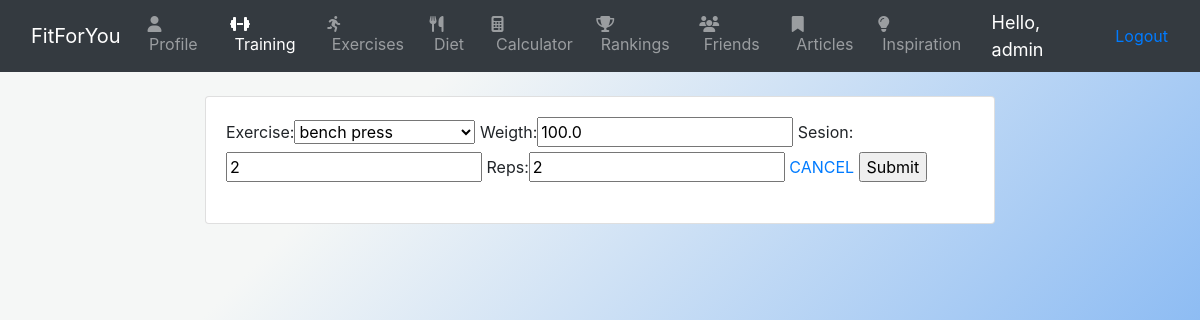
Screenshot of /updateTraining/2 (signed in) with the database file from the repository.
### Workout/models.py (models this page shows, shortened)
class Training(models.Model):
    date = models.DateTimeField(auto_now_add=True, null=True)
    exercise = models.ForeignKey(
        Exercises, null=True, on_delete=models.SET_NULL)
    customer = models.ForeignKey(
        Customer, null=True, on_delete=models.SET_NULL)
    weigth = models.FloatField(validators=[MinValueValidator(0), MaxValueValidator(500)],null=True)
    sesion = models.IntegerField(validators=[MinValueValidator(0), MaxValueValidator(100)],null=True)
    reps = models.IntegerField(validators=[MinValueValidator(0), MaxValueValidator(500)],null=True)

### Workout/views.py (the view)
# urls.py: path('updateTraining/<str:pk>',views.updateTraining, name='updateTraining'),
@login_required(login_url='main')
def updateTraining(request,pk):
    training = Training.objects.get(id=pk)
    form = TrainingForm(instance = training)
    if request.method == "POST":
        form = TrainingForm(request.POST, instance = training)
        if form.is_valid():
            training.save()
        return redirect('training')
    context ={'form' :form}
    return render(request,'Workout/updateTraining.html',context)

### Workout/forms.py
class TrainingForm(ModelForm):
   class Meta:
      model = Training
      fields = ['exercise','weigth','sesion','reps']
   def __init__(self, *args, **kwargs):
        super(TrainingForm, self).__init__(*args, **kwargs)
        for visible in self.visible_fields():
            visible.field.widget.attrs['class'] = 'weight_input'

### Workout/models.py (called while the page is built)
    def __str__(self):
        return self.name

### Workout/templates/Workout/updateTraining.html (shortened to what this page needs)
<link rel="stylesheet" href="https://stackpath.bootstrapcdn.com/bootstrap/4.4.1/css/bootstrap.min.css"
>
<link rel="stylesheet" href="https://cdnjs.cloudflare.com/ajax/libs/font-awesome/4.7.0/css/font-awesome.min.css">
<nav class="navbar navbar-expand-lg navbar-dark bg-dark">
    <div class="container mx-auto">
        <a class="navbar-brand" href="{% url 'main' %}">FitForYou</a>
        <div class="collapse navbar-collapse" id="navbarSupportedContent">
            <div class="navbar-nav">
                <a class="nav-item nav-link" href="{% url 'profile' %}"><i class="fa fa-fw fa-user"></i>&nbsp;Profile
                    <span class="sr-only">(current)</span></a>
                <a class="nav-item nav-link active" href="{% url 'training' %}"><i class="fas fa-dumbbell"></i>&nbsp;Training</a>
                <a class="nav-item nav-link" href="{% url 'exercises'%}"><i class="fas fa-running"></i>&nbsp;Exercises</a>
                <a class="nav-item nav-link" href="{% url 'diet' %}"><i class="fas fa-utensils"></i>&nbsp;Diet</a>
                <a class="nav-item nav-link" href="{% url 'calculator'%}"><i class="fas fa-calculator"></i>&nbsp;Calculator</a>
                <a class="nav-item nav-link" href="{% url 'rankings'%}"><i class="fas fa-trophy"></i>&nbsp;Rankings</a>
                <a class="nav-item nav-link" href="{% url 'friends'%}"><i class="fas fa-users"></i>&nbsp;Friends</a>
                <a class="nav-item nav-link" href="{% url 'articles'%}"><i class="fas fa-bookmark"></i>&nbsp;Articles</a>
                <a class="nav-item nav-link" href="{% url 'inspiration'%}"><i class="fas fa-lightbulb"></i>&nbsp;Inspiration</a>
            </div>
        </div>
    </div>
    <span class="hello-msg">Hello, {{request.user}}</span>
    <span><a class="nav-item nav-link" href="{% url 'logout' %}"">Logout</a></span>
</nav>
<div class="row">
    <div class="col-md-2">
    </div>
    <div class="col-md-8">
        <div class="card card-body">
            <form method="POST">
                {{form}}
                <a href = "{% url 'training' %}">CANCEL</a>
                <input type="submit" name="SUMBIT">
            </form>
        </div>
    </div>
    <div class="col-md-2">
    </div>
</div>

### Workout/templates/Workout/updateTraining.html (style rules this page uses)
.hello-msg { font-size: 18px; color: white; margin-right: 20px; }

### rows the page displays
Training: exercise "bench press", weigth "100.0", sesion "2", reps "2"

### other values shown
{{ request.user }} "admin"
